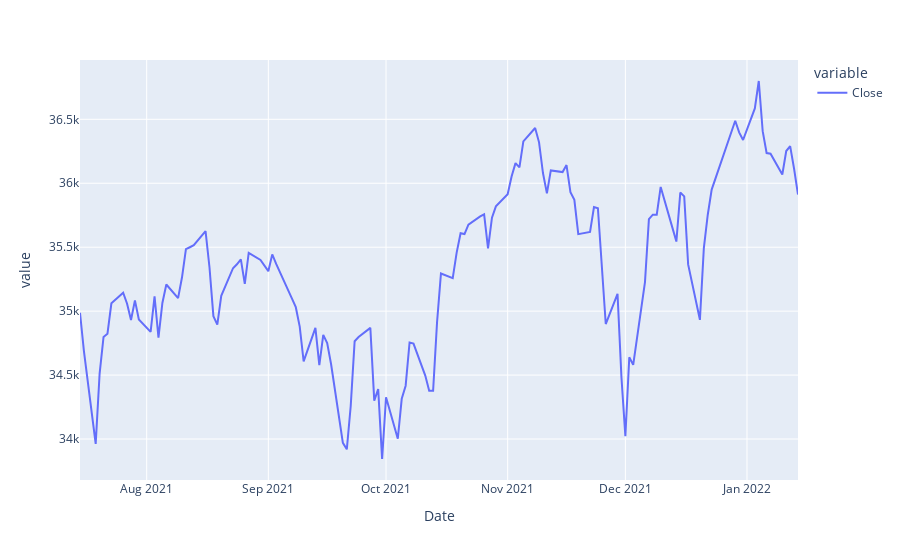

The notebook cell this image was saved under:
### Code cell
px.line(Dow.Close)

### Figure 1 — Plotly figure (JSON) as saved in the notebook; plotly's stock layout.template omitted (floating-point values rounded to 4 significant figures; data arrays with more than 128 entries replaced by an {"elided": "..."} marker saying what was removed)
{"data": [{"hovertemplate": "variable=Close<br>Date=%{x}<br>value=%{y}<extra></extra>", "legendgroup": "Close", "line": {"color": "#636efa", "dash": "solid"}, "marker": {"symbol": "circle"}, "mode": "lines", "name": "Close", "orientation": "v", "showlegend": true, "type": "scatter", "x": {"elided": "129 str values"}, "xaxis": "x", "y": {"elided": "129 float values"}, "yaxis": "y"}], "layout": {"legend": {"title": {"text": "variable"}, "tracegroupgap": 0}, "margin": {"t": 60}, "xaxis": {"anchor": "y", "domain": [0, 1], "title": {"text": "Date"}}, "yaxis": {"anchor": "x", "domain": [0, 1], "title": {"text": "value"}}}}
